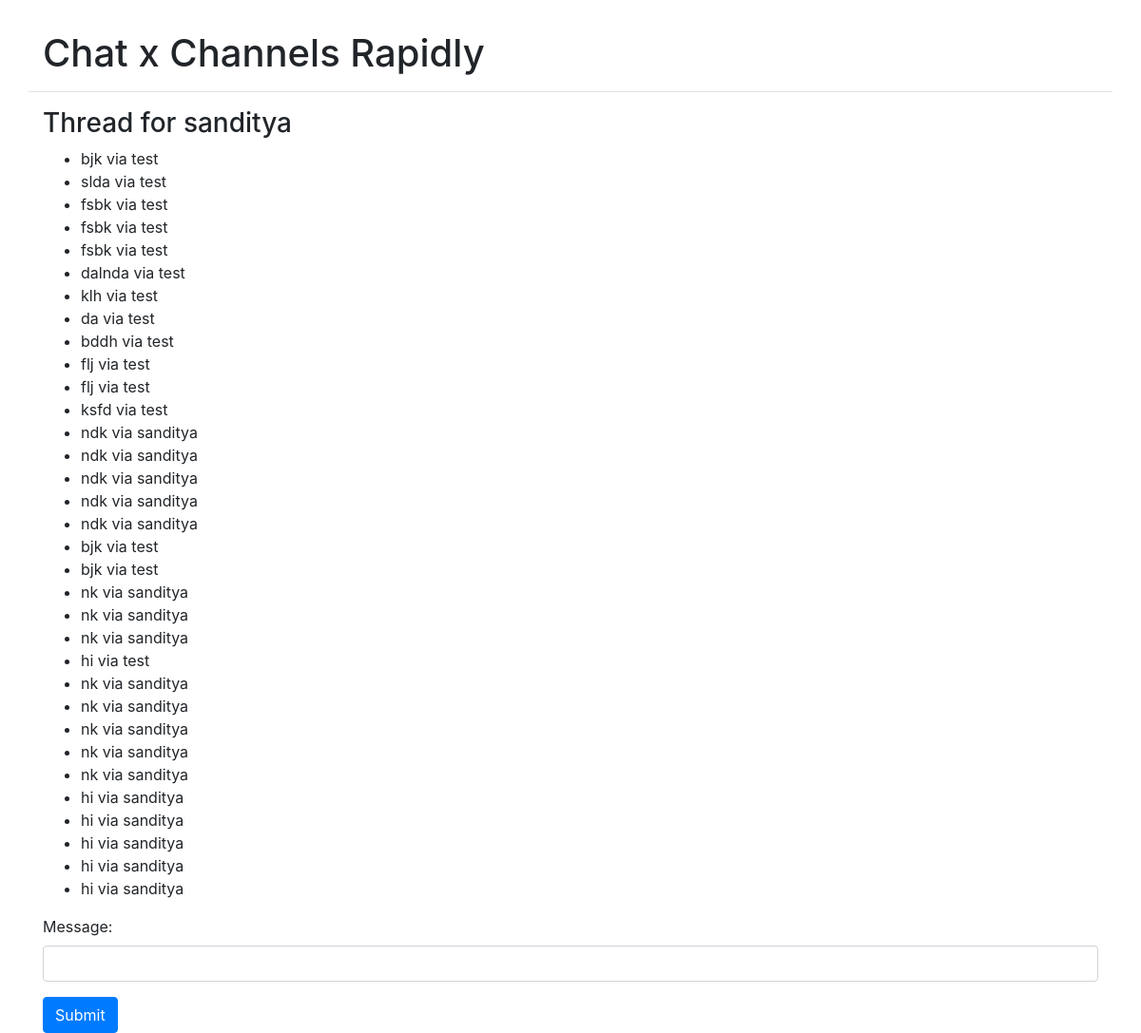
The app's page /messages/sanditya (signed in) with its own data.
### chat/models.py (models this page shows, shortened)
class Thread(models.Model):
    first        = models.ForeignKey(settings.AUTH_USER_MODEL, on_delete=models.CASCADE, related_name='chat_thread_first')
    second       = models.ForeignKey(settings.AUTH_USER_MODEL, on_delete=models.CASCADE, related_name='chat_thread_second')
    updated      = models.DateTimeField(auto_now=True)
    timestamp    = models.DateTimeField(auto_now_add=True)
    objects      = ThreadManager()

class ChatMessage(models.Model):
    thread      = models.ForeignKey(Thread, null=True, blank=True, on_delete=models.SET_NULL)
    user        = models.ForeignKey(settings.AUTH_USER_MODEL, verbose_name='sender', on_delete=models.CASCADE)
    message     = models.TextField()
    timestamp   = models.DateTimeField(auto_now_add=True)

### chat/views.py (the view, shortened to what this page needs)
# urls.py: re_path(r"^(?P<username>[\w.@+-]+)", ThreadView.as_view()),
class ThreadView(LoginRequiredMixin, FormMixin, DetailView):
    template_name = 'chat/thread.html'
    form_class = ComposeForm
    success_url = './'
    def get_object(self):
        other_username  = self.kwargs.get("username")
        obj, created    = Thread.objects.get_or_new(self.request.user, other_username)
        if obj == None:
            raise Http404
        return obj
    def get_context_data(self, **kwargs):
        context = super().get_context_data(**kwargs)
        context['form'] = self.get_form()
        return context

### chat/forms.py
class ComposeForm(forms.Form):
    message = forms.CharField(
            widget=forms.TextInput(
                attrs={"class": "form-control"}
                )
            )

### chat/models.py (called while the page is built, shortened)
    def get_or_new(self, user, other_username): # get_or_create
        username = user.username
        if username == other_username:
            return None
        qlookup1 = Q(first__username=username) & Q(second__username=other_username)
        qlookup2 = Q(first__username=other_username) & Q(second__username=username)
        qs = self.get_queryset().filter(qlookup1 | qlookup2).distinct()
        if qs.count() == 1:
            return qs.first(), False
        elif qs.count() > 1:
            return qs.order_by('timestamp').first(), False

### chat/templates/chat/thread.html (shortened to what this page needs)
{% extends "base.html" %}
{% block content %}
<h3>Thread for {% if user != object.first %}{{ object.first }}{% else %}{{ object.second }}{% endif %}</h3>
<ul id='chat-items'>
{% for chat in object.chatmessage_set.all %}
<li>{{ chat.message }} via {{ chat.user }}</li>
{% endfor %}
</ul>
<form id='form' method='POST'> {% csrf_token %}
{{form.as_p }}
<input type='submit' class='btn btn-primary'/>
</form>
{% endblock %}

### templates/base.html (shortened to what this page needs)
<!DOCTYPE html>
<html lang="en">
<head>
    {% include 'css.html' %}
</head>
<body>
<div class='container'>
    <div class='row border-bottom my-3 py-3'>
        <div class='col'>
            <h1 class='p-0 m-0'>Chat x Channels Rapidly</h1>
        </div>
    </div>
{% block content %}
{% endblock %}
</div>
</body>
</html>

### templates/css.html
<link rel="stylesheet" href="https://stackpath.bootstrapcdn.com/bootstrap/4.1.1/css/bootstrap.min.css">

### records on screen
Thread: first "sanditya"
ChatMessage: message "bjk", user "test"
ChatMessage: message "slda", user "test"
ChatMessage: message "fsbk", user "test"
ChatMessage: message "fsbk", user "test"
ChatMessage: message "fsbk", user "test"
ChatMessage: message "dalnda", user "test"
ChatMessage: message "klh", user "test"
ChatMessage: message "da", user "test"
ChatMessage: message "bddh", user "test"
ChatMessage: message "flj", user "test"
ChatMessage: message "flj", user "test"
ChatMessage: message "ksfd", user "test"
ChatMessage: message "ndk", user "sanditya"
ChatMessage: message "ndk", user "sanditya"
ChatMessage: message "ndk", user "sanditya"
ChatMessage: message "ndk", user "sanditya"
ChatMessage: message "ndk", user "sanditya"
ChatMessage: message "bjk", user "test"
ChatMessage: message "bjk", user "test"
ChatMessage: message "nk", user "sanditya"
ChatMessage: message "nk", user "sanditya"
ChatMessage: message "nk", user "sanditya"
ChatMessage: message "hi", user "test"
ChatMessage: message "nk", user "sanditya"
ChatMessage: message "nk", user "sanditya"
ChatMessage: message "nk", user "sanditya"
ChatMessage: message "nk", user "sanditya"
ChatMessage: message "nk", user "sanditya"
ChatMessage: message "hi", user "sanditya"
ChatMessage: message "hi", user "sanditya"
ChatMessage: message "hi", user "sanditya"
ChatMessage: message "hi", user "sanditya"
ChatMessage: message "hi", user "sanditya"
